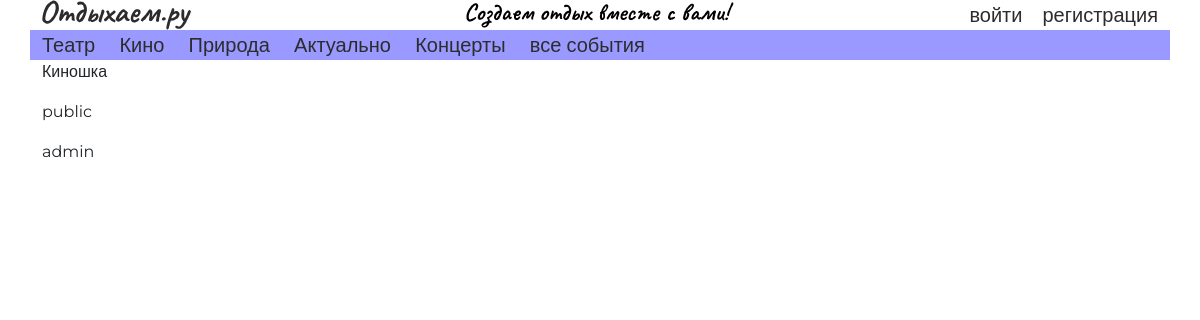
The app's page /events/2/ with its own data.
### events/models.py (models this page shows, shortened)
class Event(models.Model):
    title = models.CharField('Title', max_length=50, default='')
    anons = models.CharField('Anons', max_length=100, default='')
    date = models.DateTimeField('Date', default=django.utils.timezone.now())
    creator_id = models.ForeignKey('auth.User', models.SET(1))
    category = models.ForeignKey('events.Category', models.SET(1))
    source = models.CharField("Source", max_length=200, default='')
    typeOfEvent = models.ForeignKey('events.TypeOfEvent', models.SET(1))
    image = models.ImageField(upload_to="images", default=None, null=True)

class TypeOfEvent(models.Model):
    name = models.CharField('Name', max_length=20, default='close')
    def __str__(self):
        return self.name

### events/views.py (the view)
# urls.py: path('<int:pk>/', views.EventDetail.as_view(), name="event_detail"),
class EventDetail(DetailView):
    model = Event
    template_name = 'events/event_detail.html'
    context_object_name = 'event'

### events/templates/events/event_detail.html
{% extends 'index.html' %}
{% block body %}
    <p>{{ event.title }}</p>
    <p>{{ event.typeOfEvent }}</p>
    <p>{{ event.creator_id }}</p>
{% endblock %}

### static/main.css (style rules this page uses)
* { transition: 0.15s; font-family: 'Montserrat', sans-serif; }

### records on screen
Event: title "Киношка", typeOfEvent "public", creator_id "admin"
